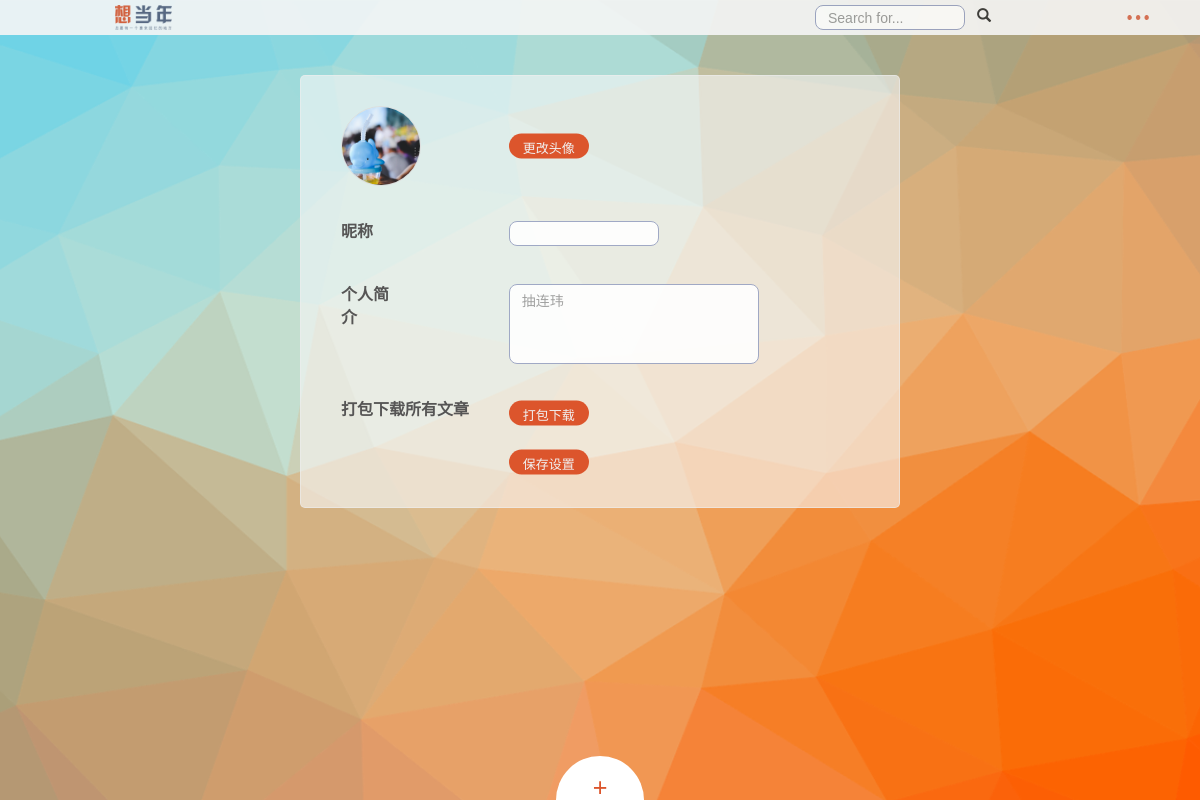
The page /memory/settings/ (signed in) on the database its author committed.
### memory/models.py (models this page shows, shortened)
class User(AbstractUser):
    nickname=models.CharField(max_length=50,blank=True)
    title=models.CharField(max_length=120,blank=True)
    portrait_url=models.CharField(max_length=200,blank=True)
    class Meta(AbstractUser.Meta):
        pass

### memory/views.py (the view)
def settings(request):
    return render(request,'settings.html')

### memory/templates/settings.html (shortened to what this page needs)
<!DOCTYPE html>
<html lang="zh-CN">
<head>
    <link rel="stylesheet" href="http://cdn.bootcss.com/bootstrap/3.3.4/css/bootstrap.min.css">
    <link rel="stylesheet" type="text/css" href="/static/css/navigation-bar.css" />
    <link rel="stylesheet" type="text/css" href="/static/css/menu-button.css" />
    <link rel="stylesheet" type="text/css" href="/static/css/settings.css" />
     <link rel="stylesheet" type="text/css" href="/static/css/portrait.css" />
</head>
<body>
    <div class="container">
        <div class="row" id="nav">
            <div class="col-sm-1 col-sm-offset-1">
                <img src="/static/resource//homepage/logo.png" class="img-responsive" id="logoimg" alt="Responsive image">
            </div>
            <div class="col-sm-3 col-sm-offset-6">
                <div class="input-group">
                    <span class="input-group-btn">
                        <button class="btn btn-default" type="button">
                            <span class="glyphicon glyphicon-search"></span>
                        </button>
                    </span>
                    <input type="text" class="form-control" placeholder="Search for...">
                </div>
            </div>
            <div class="col-sm-1" >
                <div class="dropdown">
                    <button class="btn btn-default dropdown-toggle" type="button"  data-toggle="dropdown" >
                        <img src="/static/resource//homepage/more.png" id="moreimg" >
                    </button>
                </div>
            </div>
        </div>
    </div>
    <div class="container">
        <div class="row" id="row1">
            <div class="col-md-6 col-xs-4 col-xs-offset-2 col-md-offset-3" id="content-part">
                <form enctype="multipart/form-data" action="{% url 'memory:user_setting' %}" method="post" id="save-form" onsubmit="return saveAction();">
                    <div id="listgroup">
                      <div class="form-group row">
                          <div class="col-sm-2" >
                             <div id="portrait">
                              <img  src="{{ request.user.portrait_url }}"  id="head" >
                             </div>
                          </div>
                          <a class="btn-publish col-sm-2 col-sm-offset-2">
                              更改头像
                          </a>
                      </div>
                      <div class="form-group row">
                          <label for="nickname" class="col-sm-2">昵称</label>
                          <input class="form-control col-sm-2 col-sm-offset-2" id="nickname" type="text" name="nickname" placeholder={{ request.user.nickname }}>
                      </div>
                      <div class="form-group row">
                          <label for="title" class="col-sm-2">个人简介</label>
                          <textarea class="form-control col-sm-2 col-sm-offset-2" id="title" name="title" placeholder={{ request.user.title }}></textarea>
                      </div>
                      <div class="form-group row">
                          <label for="download" class="col-sm-4">打包下载所有文章</label>
                          <a class="btn-publish col-sm-2">
                              打包下载
                          </a>
                      </div>
                      <div class="form-group row">
                          <a class="btn-publish col-sm-2 col-sm-offset-4">
                              保存设置
                          </a>
                      </div>
                    </div>
                </form>
            </div>
        </div>
    </div>
    <div class="container">
        <div class="component">
            <button class="cn-button" id="cn-button">+</button>
            <div class="cn-wrapper" id="cn-wrapper">
                <ul>
                    <li><a href="{% url 'memory:writing' %}"></a></li>
                    <li><a href="{% url 'memory:album' %}"></a></li>
                    <li><a href="{% url 'memory:homepage' %}"></a></li>
                    <li><a href="{% url 'memory:browsing' %}"></a></li>
                    <li><a href="{% url 'memory:settings' %}"></a></li>
                </ul>
            </div>
        </div>
    </div>
</body>
</html>

### memory/static/css/navigation-bar.css (style rules this page uses)
body { font-family:"Helvetica"; }
a, button { outline: none; }
a { text-decoration: none; }
.container { padding-right: 15px; padding-left: 15px; margin-left:0; margin-right: 0; width: 100%; }
#nav { background-color: #f6f6f6; opacity: 0.9; box-shadow: #DC552C; z-index: 2000; }
#nav .col-sm-1 #logoimg { height: 30px; padding-top: 5px; }
#moreimg { width:22px; }
.btn-default { color: #333; background-color: #f6f6f6; border:none; }
.input-group .form-control:first-child, .input-group-addon:first-child, .input-group-btn:first-child>.btn, .input-group-btn:first-child>.btn-group>.btn, .input-group-btn:first-child>.dropdown-toggle, .input-group-btn:last-child>.btn-group:not(:last-child)>.btn, .input-group-btn:last-child>.btn:not(:last-child):not(.dropdown-toggle) { border-top-right-radius: 8px; border-bottom-right-radius: 8px; }
.form-control { width: 100px; box-shadow: none; border-radius: 8px; border-color: #98a1c2; }
.input-group .form-control { height: 25px; width: 150px; margin-bottom: 5px; margin-top: 5px; }
.input-group { display: block; }
.input-group .form-control, .input-group-addon, .input-group-btn { display: unset; }
.input-group .form-control:last-child { border-radius: 8px; }

### memory/static/css/menu-button.css (style rules this page uses)
* { -moz-box-sizing: border-box; box-sizing: border-box; margin: 0; padding: 0; list-style: none; position: relative }
html, body { padding: 0; margin: 0; }
body { background-image: url("../resource/homepage/bg.png"); background-repeat: no-repeat; background-size: cover; background-attachment: fixed; color: #fff; }
.csstransforms .cn-wrapper { font-size: 1em; width: 26em; height: 26em; overflow: hidden; position: fixed; z-index: 10; bottom: -13em; left: 50%; border-radius: 50%; margin-left: -13em; -webkit-transform: scale(0.1); -ms-transform: scale(0.1); -moz-transform: scale(0.1); transform: scale(0.1); pointer-events: none; -webkit-transition: all .3s ease; -moz-transition: all .3s ease; transition: all .3s ease; }
.cn-button { border: none; background: none; color: #DC552C; text-align: center; font-size: 1.8em; padding-bottom: 1em; height: 3.5em; width: 3.5em; background-color: #fff; position: fixed; left: 50%; margin-left: -1.75em; bottom: -1.75em; border-radius: 50%; cursor: pointer; z-index: 11; }
.csstransforms .cn-wrapper li { position: absolute; font-size: 1.5em; width: 10em; height: 10em; -webkit-transform-origin: 100% 100%; -moz-transform-origin: 100% 100%; -ms-transform-origin: 100% 100%; transform-origin: 100% 100%; overflow: hidden; left: 50%; top: 50%; margin-top: -1.3em; margin-left: -10em; -webkit-transition: border .3s ease; -moz-transition: border .3s ease; transition: border .3s ease; }
.csstransforms .cn-wrapper li:first-child { -webkit-transform: rotate(-10deg) skew(50deg); -ms-transform: rotate(-10deg) skew(50deg); -moz-transform: rotate(-10deg) skew(50deg); transform: rotate(-10deg) skew(50deg); }
.csstransforms .cn-wrapper li:nth-child(2) { -webkit-transform: rotate(30deg) skew(50deg); -ms-transform: rotate(30deg) skew(50deg); -moz-transform: rotate(30deg) skew(50deg); transform: rotate(30deg) skew(50deg); }
.csstransforms .cn-wrapper li:nth-child(3) { -webkit-transform: rotate(70deg) skew(50deg); -ms-transform: rotate(70deg) skew(50deg); -moz-transform: rotate(70deg) skew(50deg); transform: rotate(70deg) skew(50deg) }
.csstransforms .cn-wrapper li:nth-child(4) { -webkit-transform: rotate(110deg) skew(50deg); -ms-transform: rotate(110deg) skew(50deg); -moz-transform: rotate(110deg) skew(50deg); transform: rotate(110deg) skew(50deg); }
.csstransforms .cn-wrapper li:nth-child(5) { -webkit-transform: rotate(150deg) skew(50deg); -ms-transform: rotate(150deg) skew(50deg); -moz-transform: rotate(150deg) skew(50deg); transform: rotate(150deg) skew(50deg); }

### memory/static/css/portrait.css (style rules this page uses)
#portrait { padding: 0; width: 80px; height: 80px; }
#head { width:100%; height: 100%; border: 1px solid #ddd; border-radius: 50%; }

### rows shown on the page
User: user.portrait_url (picture), title "抽连玮"
